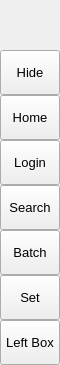
        <widget class="QFrame" name="leftMenuBg">
         <property name="minimumSize">
          <size>
           <width>60</width>
           <height>0</height>
          </size>
         </property>
         <property name="maximumSize">
          <size>
           <width>60</width>
           <height>16777215</height>
          </size>
         </property>
         <property name="frameShape">
          <enum>QFrame::Shape::NoFrame</enum>
         </property>
         <property name="frameShadow">
          <enum>QFrame::Shadow::Raised</enum>
         </property>
         <layout class="QVBoxLayout" name="verticalLayout_3">
          <property name="spacing">
           <number>0</number>
          </property>
          <property name="leftMargin">
           <number>0</number>
          </property>
          <property name="topMargin">
           <number>0</number>
          </property>
          <property name="rightMargin">
           <number>0</number>
          </property>
          <property name="bottomMargin">
           <number>0</number>
          </property>
          <item>
           <widget class="QFrame" name="topLogoInfo">
            <property name="minimumSize">
             <size>
              <width>0</width>
              <height>50</height>
             </size>
            </property>
            <property name="maximumSize">
             <size>
              <width>16777215</width>
              <height>50</height>
             </size>
            </property>
            <property name="frameShape">
             <enum>QFrame::Shape::NoFrame</enum>
            </property>
            <property name="frameShadow">
             <enum>QFrame::Shadow::Raised</enum>
            </property>
            <widget class="QFrame" name="topLogo">
             <property name="geometry">
              <rect>
               <x>10</x>
               <y>5</y>
               <width>42</width>
               <height>42</height>
              </rect>
             </property>
             <property name="minimumSize">
              <size>
               <width>42</width>
               <height>42</height>
              </size>
             </property>
             <property name="maximumSize">
              <size>
               <width>42</width>
               <height>42</height>
              </size>
             </property>
             <property name="styleSheet">
              <string notr="true">background-image: url(:/images/images/images/my_tm.ico);
background-position: center;
background-repeat: no-repeat;</string>
             </property>
             <property name="frameShape">
              <enum>QFrame::Shape::NoFrame</enum>
             </property>
             <property name="frameShadow">
              <enum>QFrame::Shadow::Raised</enum>
             </property>
            </widget>
            <widget class="QLabel" name="titleLeftApp">
             <property name="geometry">
              <rect>
               <x>70</x>
               <y>8</y>
               <width>160</width>
               <height>20</height>
              </rect>
             </property>
             <property name="font">
              <font>
               <family>Segoe UI Semibold</family>
               <pointsize>12</pointsize>
               <italic>false</italic>
               <fontweight></fontweight>
              </font>
             </property>
             <property name="text">
              <string>PyDracula</string>
             </property>
             <property name="alignment">
              <set>Qt::AlignmentFlag::AlignLeading|Qt::AlignmentFlag::AlignLeft|Qt::AlignmentFlag::AlignTop</set>
             </property>
            </widget>
            <widget class="QLabel" name="titleLeftDescription">
             <property name="geometry">
              <rect>
               <x>70</x>
               <y>27</y>
               <width>160</width>
               <height>16</height>
              </rect>
             </property>
             <property name="maximumSize">
              <size>
               <width>16777215</width>
               <height>16</height>
              </size>
             </property>
             <property name="font">
              <font>
               <family>Segoe UI</family>
               <pointsize>8</pointsize>
               <italic>false</italic>
               <bold>false</bold>
              </font>
             </property>
             <property name="text">
              <string>Modern GUI / Flat Style</string>
             </property>
             <property name="alignment">
              <set>Qt::AlignmentFlag::AlignLeading|Qt::AlignmentFlag::AlignLeft|Qt::AlignmentFlag::AlignTop</set>
             </property>
            </widget>
           </widget>
          </item>
          <item>
           <widget class="QFrame" name="leftMenuFrame">
            <property name="frameShape">
             <enum>QFrame::Shape::NoFrame</enum>
            </property>
            <property name="frameShadow">
             <enum>QFrame::Shadow::Raised</enum>
            </property>
            <layout class="QVBoxLayout" name="verticalMenuLayout">
             <property name="spacing">
              <number>0</number>
             </property>
             <property name="leftMargin">
              <number>0</number>
             </property>
             <property name="topMargin">
              <number>0</number>
             </property>
             <property name="rightMargin">
              <number>0</number>
             </property>
             <property name="bottomMargin">
              <number>0</number>
             </property>
             <item>
              <widget class="QFrame" name="toggleBox">
               <property name="maximumSize">
                <size>
                 <width>16777215</width>
                 <height>45</height>
                </size>
               </property>
               <property name="frameShape">
                <enum>QFrame::Shape::NoFrame</enum>
               </property>
               <property name="frameShadow">
                <enum>QFrame::Shadow::Raised</enum>
               </property>
               <layout class="QVBoxLayout" name="verticalLayout_4">
                <property name="spacing">
                 <number>0</number>
                </property>
                <property name="leftMargin">
                 <number>0</number>
                </property>
                <property name="topMargin">
                 <number>0</number>
                </property>
                <property name="rightMargin">
                 <number>0</number>
                </property>
                <property name="bottomMargin">
                 <number>0</number>
                </property>
                <item>
                 <widget class="QPushButton" name="toggleButton">
                  <property name="sizePolicy">
                   <sizepolicy hsizetype="Expanding" vsizetype="Fixed">
                    <horstretch>0</horstretch>
                    <verstretch>0</verstretch>
                   </sizepolicy>
                  </property>
                  <property name="minimumSize">
                   <size>
                    <width>0</width>
                    <height>45</height>
                   </size>
                  </property>
                  <property name="font">
                   <font>
                    <family>Segoe UI</family>
                    <pointsize>10</pointsize>
                    <italic>false</italic>
                    <bold>false</bold>
                   </font>
                  </property>
                  <property name="cursor">
                   <cursorShape>PointingHandCursor</cursorShape>
                  </property>
                  <property name="layoutDirection">
                   <enum>Qt::LayoutDirection::LeftToRight</enum>
                  </property>
                  <property name="styleSheet">
                   <string notr="true">background-image: url(:/icons/images/icons/icon_menu.png);</string>
                  </property>
                  <property name="text">
                   <string>Hide</string>
                  </property>
                 </widget>
                </item>
               </layout>
              </widget>
             </item>
             <item alignment="Qt::AlignmentFlag::AlignTop">
              <widget class="QFrame" name="topMenu">
               <property name="frameShape">
                <enum>QFrame::Shape::NoFrame</enum>
               </property>
               <property name="frameShadow">
                <enum>QFrame::Shadow::Raised</enum>
               </property>
               <layout class="QVBoxLayout" name="verticalLayout_8">
                <property name="spacing">
                 <number>0</number>
                </property>
                <property name="leftMargin">
                 <number>0</number>
                </property>
                <property name="topMargin">
                 <number>0</number>
                </property>
                <property name="rightMargin">
                 <number>0</number>
                </property>
                <property name="bottomMargin">
                 <number>0</number>
                </property>
                <item>
                 <widget class="QPushButton" name="btn_home">
                  <property name="sizePolicy">
                   <sizepolicy hsizetype="Expanding" vsizetype="Fixed">
                    <horstretch>0</horstretch>
                    <verstretch>0</verstretch>
                   </sizepolicy>
                  </property>
                  <property name="minimumSize">
                   <size>
                    <width>0</width>
                    <height>45</height>
                   </size>
                  </property>
                  <property name="font">
                   <font>
                    <family>Segoe UI</family>
                    <pointsize>10</pointsize>
                    <italic>false</italic>
                    <bold>false</bold>
                   </font>
                  </property>
                  <property name="cursor">
                   <cursorShape>PointingHandCursor</cursorShape>
                  </property>
                  <property name="layoutDirection">
                   <enum>Qt::LayoutDirection::LeftToRight</enum>
                  </property>
                  <property name="styleSheet">
                   <string notr="true">background-image: url(:/icons/images/icons/cil-home.png);</string>
                  </property>
                  <property name="text">
                   <string>Home</string>
                  </property>
                 </widget>
                </item>
                <item>
                 <widget class="QPushButton" name="btn_login">
                  <property name="sizePolicy">
                   <sizepolicy hsizetype="Expanding" vsizetype="Fixed">
                    <horstretch>0</horstretch>
                    <verstretch>0</verstretch>
                   </sizepolicy>
                  </property>
                  <property name="minimumSize">
                   <size>
                    <width>0</width>
                    <height>45</height>
                   </size>
                  </property>
                  <property name="font">
                   <font>
                    <family>Segoe UI</family>
                    <pointsize>10</pointsize>
                    <italic>false</italic>
                    <bold>false</bold>
                   </font>
                  </property>
                  <property name="cursor">
                   <cursorShape>PointingHandCursor</cursorShape>
                  </property>
                  <property name="layoutDirection">
                   <enum>Qt::LayoutDirection::LeftToRight</enum>
                  </property>
                  <property name="styleSheet">
                   <string notr="true">background-image: url(:/icons/images/icons/cil-screen-desktop.png);</string>
                  </property>
                  <property name="text">
                   <string>Login</string>
                  </property>
                 </widget>
                </item>
                <item>
                 <widget class="QPushButton" name="btn_search">
                  <property name="sizePolicy">
                   <sizepolicy hsizetype="Expanding" vsizetype="Fixed">
                    <horstretch>0</horstretch>
                    <verstretch>0</verstretch>
                   </sizepolicy>
                  </property>
                  <property name="minimumSize">
                   <size>
                    <width>0</width>
                    <height>45</height>
                   </size>
                  </property>
                  <property name="font">
                   <font>
                    <family>Segoe UI</family>
                    <pointsize>10</pointsize>
                    <italic>false</italic>
                    <bold>false</bold>
                   </font>
                  </property>
                  <property name="cursor">
                   <cursorShape>PointingHandCursor</cursorShape>
                  </property>
                  <property name="layoutDirection">
                   <enum>Qt::LayoutDirection::LeftToRight</enum>
                  </property>
                  <property name="styleSheet">
                   <string notr="true">background-image: url(:/icons/images/icons/cil-magnifying-glass.png);</string>
                  </property>
                  <property name="text">
                   <string>Search</string>
                  </property>
                 </widget>
                </item>
                <item>
                 <widget class="QPushButton" name="btn_batch">
                  <property name="sizePolicy">
                   <sizepolicy hsizetype="Expanding" vsizetype="Fixed">
                    <horstretch>0</horstretch>
                    <verstretch>0</verstretch>
                   </sizepolicy>
                  </property>
                  <property name="minimumSize">
                   <size>
                    <width>0</width>
                    <height>45</height>
                   </size>
                  </property>
                  <property name="font">
                   <font>
                    <family>Segoe UI</family>
                    <pointsize>10</pointsize>
                    <italic>false</italic>
                    <bold>false</bold>
                   </font>
                  </property>
                  <property name="cursor">
                   <cursorShape>PointingHandCursor</cursorShape>
                  </property>
                  <property name="layoutDirection">
                   <enum>Qt::LayoutDirection::LeftToRight</enum>
                  </property>
                  <property name="styleSheet">
                   <string notr="true">background-image: url(:/icons/images/icons/cil-vertical-align-bottom.png)</string>
                  </property>
                  <property name="text">
                   <string>Batch</string>
                  </property>
                 </widget>
                </item>
                <item>
                 <widget class="QPushButton" name="btn_set">
                  <property name="sizePolicy">
                   <sizepolicy hsizetype="Expanding" vsizetype="Fixed">
                    <horstretch>0</horstretch>
                    <verstretch>0</verstretch>
                   </sizepolicy>
                  </property>
                  <property name="minimumSize">
                   <size>
                    <width>0</width>
                    <height>45</height>
                   </size>
                  </property>
                  <property name="font">
                   <font>
                    <family>Segoe UI</family>
                    <pointsize>10</pointsize>
                    <italic>false</italic>
                    <bold>false</bold>
                   </font>
                  </property>
                  <property name="cursor">
                   <cursorShape>PointingHandCursor</cursorShape>
                  </property>
                  <property name="layoutDirection">
                   <enum>Qt::LayoutDirection::LeftToRight</enum>
                  </property>
                  <property name="styleSheet">
                   <string notr="true">background-image: url(:/icons/images/icons/icon_settings.png);</string>
                  </property>
                  <property name="text">
                   <string>Set</string>
                  </property>
                 </widget>
                </item>
               </layout>
              </widget>
             </item>
             <item alignment="Qt::AlignmentFlag::AlignBottom">
              <widget class="QFrame" name="bottomMenu">
               <property name="frameShape">
                <enum>QFrame::Shape::NoFrame</enum>
               </property>
               <property name="frameShadow">
                <enum>QFrame::Shadow::Raised</enum>
               </property>
               <layout class="QVBoxLayout" name="verticalLayout_9">
                <property name="spacing">
                 <number>0</number>
                </property>
                <property name="leftMargin">
                 <number>0</number>
                </property>
                <property name="topMargin">
                 <number>0</number>
                </property>
                <property name="rightMargin">
                 <number>0</number>
                </property>
                <property name="bottomMargin">
                 <number>0</number>
                </property>
                <item>
                 <widget class="QPushButton" name="toggleLeftBox">
                  <property name="sizePolicy">
                   <sizepolicy hsizetype="Expanding" vsizetype="Fixed">
                    <horstretch>0</horstretch>
                    <verstretch>0</verstretch>
                   </sizepolicy>
                  </property>
                  <property name="minimumSize">
                   <size>
                    <width>0</width>
                    <height>45</height>
                   </size>
                  </property>
                  <property name="font">
                   <font>
                    <family>Segoe UI</family>
                    <pointsize>10</pointsize>
                    <italic>false</italic>
                    <bold>false</bold>
                   </font>
                  </property>
                  <property name="cursor">
                   <cursorShape>PointingHandCursor</cursorShape>
                  </property>
                  <property name="layoutDirection">
                   <enum>Qt::LayoutDirection::LeftToRight</enum>
                  </property>
                  <property name="styleSheet">
                   <string notr="true">background-image: url(:/icons/images/icons/icon_settings.png);</string>
                  </property>
                  <property name="text">
                   <string>Left Box</string>
                  </property>
                 </widget>
                </item>
               </layout>
              </widget>
             </item>
            </layout>
           </widget>
          </item>
         </layout>
        </widget>
